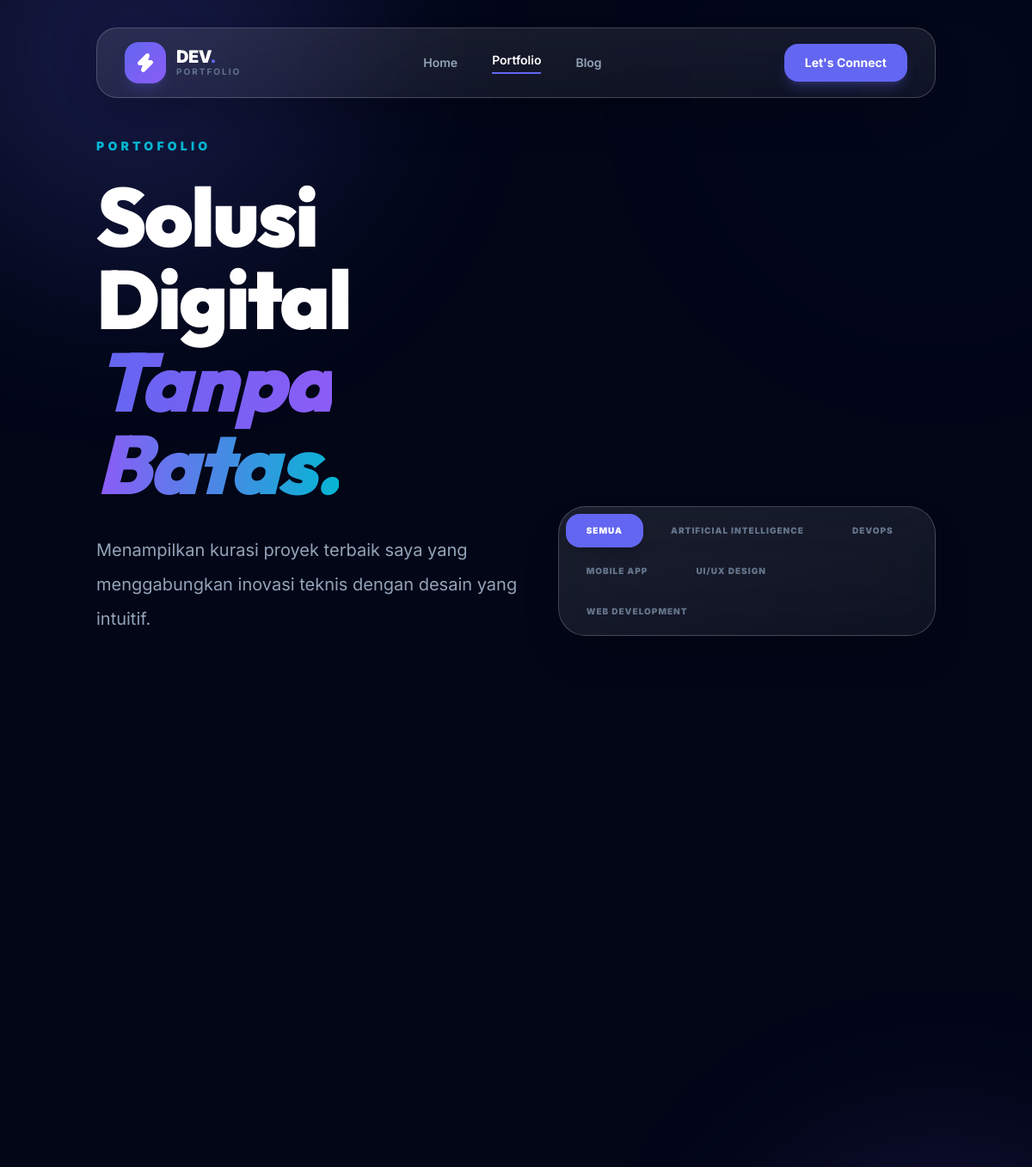
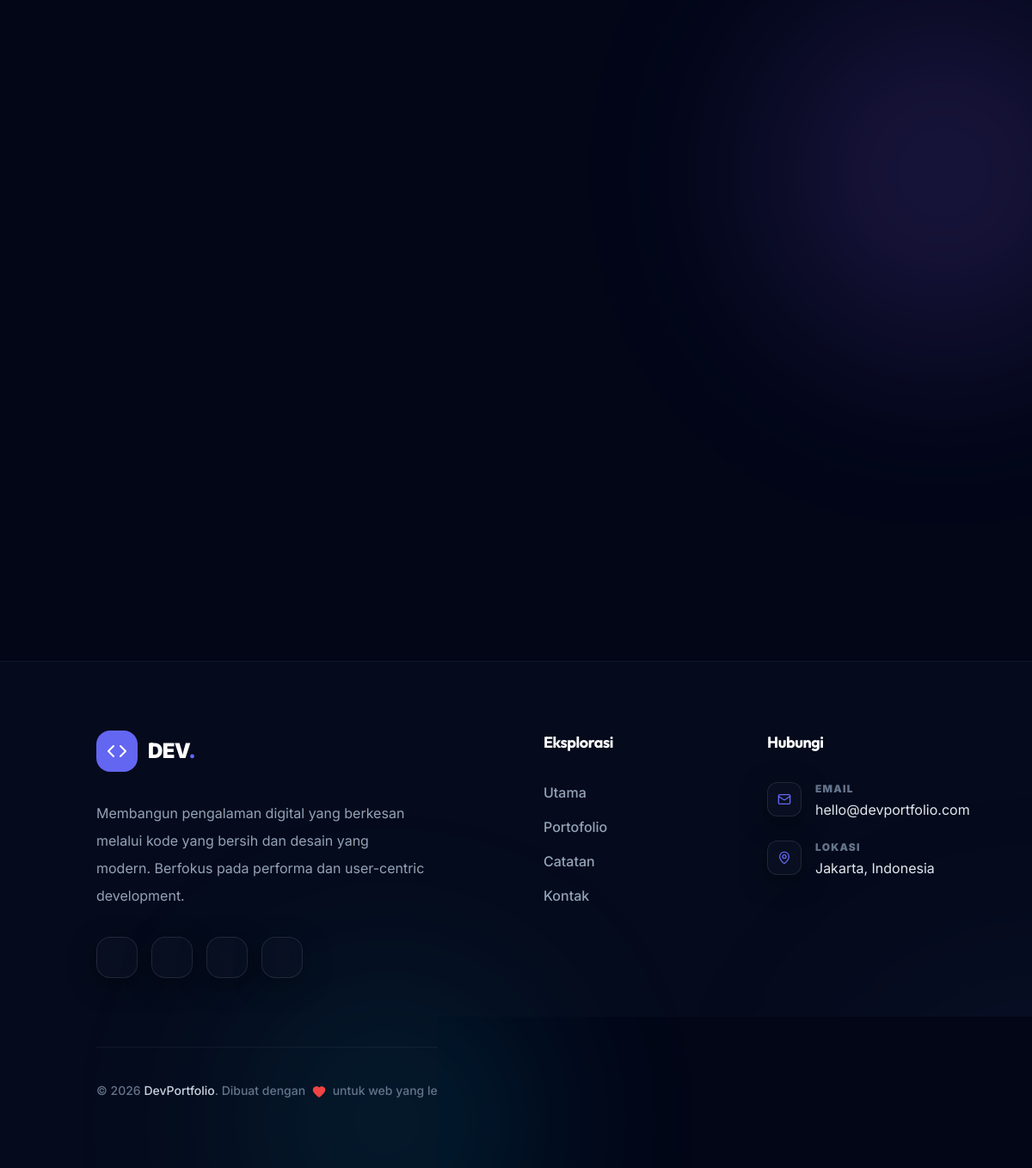
/public/projects, run on the app's committed database (2 pictures, top to bottom).
### tables this page shows
CREATE TABLE IF NOT EXISTS categories (
    id INT AUTO_INCREMENT PRIMARY KEY,
    name VARCHAR(50) NOT NULL,
    slug VARCHAR(60) NOT NULL UNIQUE,
    created_at TIMESTAMP DEFAULT CURRENT_TIMESTAMP
);

### app/core/Controller.php (called while the page is built, shortened)
<?php
require_once __DIR__ . '/../../config/database.php';
class Controller
{
    protected string $basePath;
    protected array $config;
    public function __construct()
    {
        $this->config = require __DIR__ . '/../../config/app.php';
        $this->basePath = $this->config['base_path'];
    }
    protected function view(string $viewName, array $data = []): void
    {
        $data['basePath'] = $this->basePath;
        $data['config'] = $this->config;
        extract($data);
        $viewFile = __DIR__ . '/../views/' . str_replace('.', '/', $viewName) . '.php';
        require $viewFile;
        require __DIR__ . '/../views/layouts/main.php';
    }
}

### app/controllers/ProjectController.php (called while the page is built, shortened)
<?php
class ProjectController extends Controller
{
    private Project $project;
    private Category $category;
    public function __construct()
    {
        $this->project = new Project();
        $this->category = new Category();
    }
    public function index(): void
    {
        $projects = $this->project->findPublished();
        $categories = $this->category->findAll('name ASC');
        $this->view('projects.index', [
            'pageTitle' => 'Portfolio — ' . $this->config['name'],
            'projects' => $projects,
            'categories' => $categories,
        ]);
    }
}

### public/index.php (called while the page is built, shortened)
<?php
require_once __DIR__ . '/../app/core/Router.php';
require_once __DIR__ . '/../app/core/Controller.php';
require_once __DIR__ . '/../app/core/Model.php';
$router = new Router();
$url = $_GET['url'] ?? '';
$method = $_SERVER['REQUEST_METHOD'];
$router->dispatch($url, $method);

### config/database.php (called while the page is built, shortened)
<?php
class Database
{
    private static ?PDO $instance = null;
    public static function getInstance(): PDO
    {
        if (self::$instance === null) {
            $config = require __DIR__ . '/app.php';
            $dsn = "mysql:host={$config['db_host']};dbname={$config['db_name']};charset=utf8mb4";
            try {
                self::$instance = new PDO($dsn, $config['db_user'], $config['db_pass'], [
                    PDO::ATTR_ERRMODE => PDO::ERRMODE_EXCEPTION,
                    PDO::ATTR_DEFAULT_FETCH_MODE => PDO::FETCH_OBJ,
                    PDO::ATTR_EMULATE_PREPARES => false,
                ]);
            }
            catch (PDOException $e) {
                die('Database connection failed: ' . $e->getMessage());
            }
        }
        return self::$instance;
    }
}

### app/core/Model.php (called while the page is built, shortened)
<?php
require_once __DIR__ . '/../../config/database.php';
class Model
{
    protected PDO $db;
    protected string $table = '';
    public function __construct()
    {
        $this->db = Database::getInstance();
    }
    public function findAll(string $orderBy = 'id DESC', ?int $limit = null): array
    {
        $sql = "SELECT * FROM {$this->table} ORDER BY {$orderBy}";
        $stmt = $this->db->query($sql);
        return $stmt->fetchAll();
    }
}

### app/views/projects/index.php (the view, shortened to what this page needs)
<section class="pt-40 pb-20 relative overflow-hidden">
    <div class="blob w-[600px] h-[600px] bg-accent-primary/10 -top-48 -right-48 opacity-20"></div>
    <div class="container mx-auto px-6 relative z-10">
        <div class="flex flex-col lg:flex-row items-end justify-between mb-20 gap-10 reveal">
            <div class="max-w-3xl">
                <span class="text-accent-cyan font-black uppercase tracking-[0.3em] text-sm mb-6 block">Portofolio</span>
                <h1 class="text-6xl md:text-8xl font-black mb-8 leading-tight">Solusi Digital <br><span class="gradient-text italic">Tanpa Batas.</span></h1>
                <p class="text-xl text-slate-400 leading-loose">Menampilkan kurasi proyek terbaik saya yang menggabungkan inovasi teknis dengan desain yang intuitif.</p>
            </div>
            <div class="glass-premium p-2 rounded-[32px] flex flex-wrap gap-2">
                <button onclick="filterProjects('all')" class="cat-btn px-6 py-3 rounded-2xl text-[10px] font-black uppercase tracking-widest transition-all bg-accent-primary text-white shadow-lg" data-category="all">Semua</button>
                <?php foreach ($categories as $cat): ?>
                    <button onclick="filterProjects('<?= strtolower($cat->name) ?>')" class="cat-btn px-6 py-3 rounded-2xl text-[10px] font-black uppercase tracking-widest transition-all text-slate-500 hover:text-white hover:bg-white/5" data-category="<?= strtolower($cat->name) ?>">
                        <?= $cat->name ?>
                    </button>
                <?php endforeach; ?>
            </div>
        </div>
        <div class="grid grid-cols-1 md:grid-cols-2 lg:grid-cols-3 gap-10" id="projects-grid">
        </div>
    </div>
</section>

### app/core/Router.php (shortened to what this page needs)
<?php
class Router
{
    private array $routes = [];
    public function get(string $path, string $action): void
    {
        $this->routes['GET'][$path] = $action;
    }
    public function post(string $path, string $action): void
    {
        $this->routes['POST'][$path] = $action;
    }
    public function dispatch(string $url, string $method): void
    {
        $method = strtoupper($method);
        $url = trim($url, '/');
        if (isset($this->routes[$method])) {
            foreach ($this->routes[$method] as $route => $action) {
                $route = trim($route, '/');
                $pattern = preg_replace('/\{([a-zA-Z_]+)\}/', '(?P<$1>[a-zA-Z0-9_-]+)', $route);
                $pattern = '#^' . $pattern . '$#';
                if (preg_match($pattern, $url, $matches)) {
                    $params = array_filter($matches, 'is_string', ARRAY_FILTER_USE_KEY);
                    [$controllerName, $methodName] = explode('@', $action);
                    $controller = new $className();
                    call_user_func_array([$controller, $methodName], $params);
                    return;
                }
            }
        }
    }
}

### app/views/layouts/main.php (style rules this page uses)
.blob { @apply absolute rounded-full blur-[120px] opacity-20 animate-pulse-slow; }
.reveal { opacity: 0; transform: translateY(30px); }

### data on the page
categories: name "ARTIFICIAL INTELLIGENCE"
categories: name "DEVOPS"
categories: name "MOBILE APP"
categories: name "UI/UX DESIGN"
categories: name "WEB DEVELOPMENT"

### other printed values
$label "Home"
$label "Portfolio"
$label "Blog"
